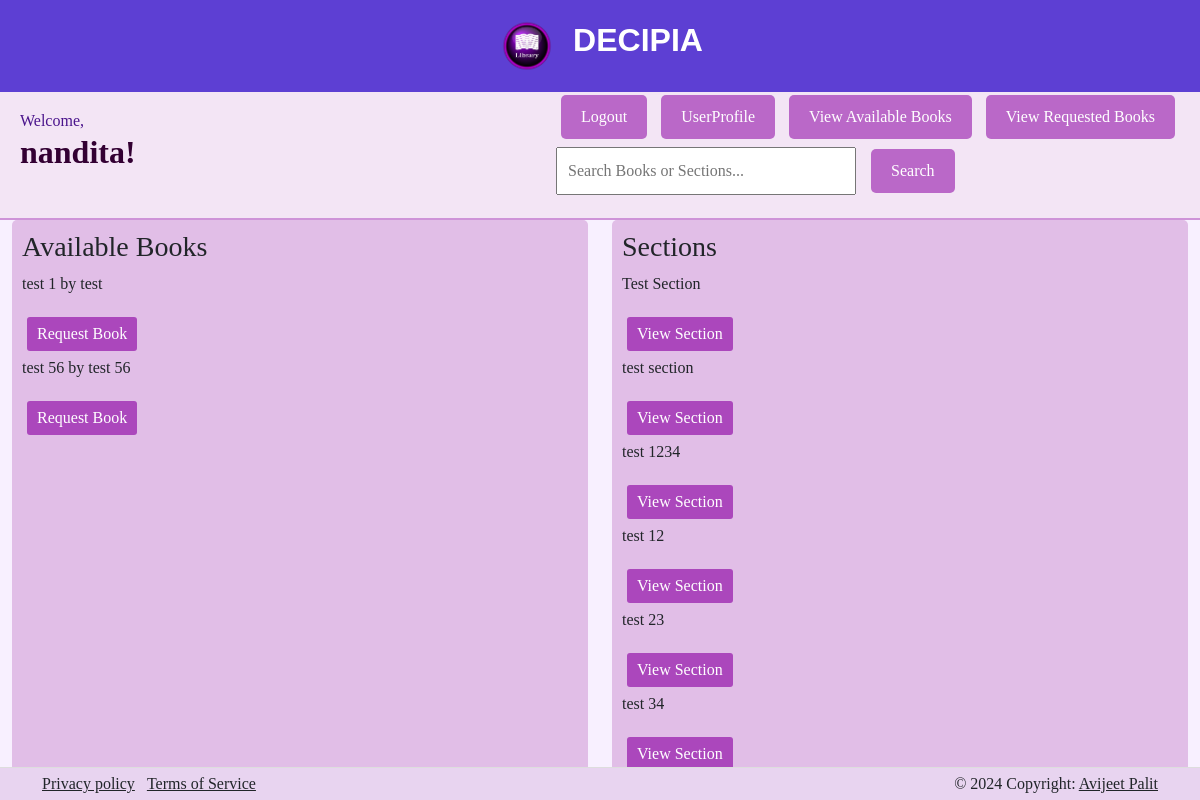
Screenshot of /userdashboard (signed in) with the database file from the repository.
### model.py (models this page shows, shortened)
class User(db.Model, UserMixin):
    id = db.Column(db.Integer, primary_key=True)
    username = db.Column(db.String(50), unique=True, nullable=False)
    email = db.Column(db.String(120), unique=True, nullable=False)
    password_hash = db.Column(db.String(100), nullable=False)
    roles = db.Column(db.String(100), nullable=False, default="user")
    feedbacks = db.relationship('Feedback', backref='user', lazy='dynamic', cascade="all, delete-orphan")
    requested_books = db.relationship('RequestedBook', back_populates='user', lazy=True, cascade="all, delete-orphan")
    @property
    def password(self):
        raise AttributeError("password: write-only field")

class Book(db.Model):
    id = db.Column(db.Integer, primary_key=True)
    title = db.Column(db.String(100), unique=True, nullable=False)
    author = db.Column(db.String(100), nullable=False)
    content = db.Column(db.Text, nullable=False)
    genre = db.Column(db.String(), nullable=True)
    releasedate = db.Column(db.DateTime, default=datetime.now(ist))
    price = db.Column(db.Integer, nullable=False)
    pdf = db.Column(db.String(511), nullable=True)
    section_id = db.Column(db.Integer, db.ForeignKey('section.id'), nullable=True)
    user_id = db.Column(db.Integer, db.ForeignKey('user.id'), nullable=True)
    requests = db.relationship('RequestedBook', backref='book', lazy='dynamic', cascade="all, delete-orphan")
    feedbacks = db.relationship('Feedback', backref='book', lazy='dynamic', cascade="all, delete-orphan")

class Section(db.Model):
    id = db.Column(db.Integer, primary_key=True)
    title = db.Column(db.String(100), nullable=False)
    description = db.Column(db.String(500))
    books = db.relationship('Book', backref='section', lazy='dynamic', cascade="all, delete-orphan")

### user.py (the view, shortened to what this page needs)
@user.route('/userdashboard', methods=['GET', 'POST'])
@login_required
def userdashboard():
    current_user_id = current_user.id
    user = current_user
    subquery = db.session.query(requestdata.book_id).filter(
        requestdata.user_id == current_user_id,
        or_(requestdata.requested == True, requestdata.is_issue == True)
    ).subquery()
    books = bookdata.query.outerjoin(subquery, bookdata.id == subquery.c.book_id).filter(
        subquery.c.book_id.is_(None)
    )
    sections = sectiondata.query.all()
    return render_template('userdashboard.html', user=user, sections=sections, books=books, search_query=search_query if request.method == 'POST' else "")

### model.py (called while the page is built)
@login_manager.user_loader
def load_user(user_id):
    return User.query.get(int(user_id))

### templates/userdashboard.html (shortened to what this page needs)
{% extends "base.html" %}
{% block body %}
    <div class="dashboard-header">
        <span>Welcome, <h1 class= "heading">{{ user.username }}! </h1> </span>
        <div>
            <button class="dashboard-button" onclick="location.href='{{ url_for('auth.logout') }}'">Logout</button>
            <button class="dashboard-button" onclick="location.href='{{ url_for('user.userprofile') }}'">UserProfile</button>
            <button class="dashboard-button" onclick="location.href='{{ url_for('user.availablebooks') }}'">View Available Books</button>
            <button class="dashboard-button" onclick="location.href='{{ url_for('user.requestedbooks') }}'">View Requested Books</button>
            <form class="search-bar" action="{{ url_for('user.userdashboard') }}" method="post">
                <input type="text" name="search_query" class="search-input" placeholder="Search Books or Sections...">
                <button type="submit" class="dashboard-button">Search</button>
            </form>
        </div>
    </div>
    <div class="content">
        <div class="book-list">
            <h3>Available Books</h3>
            {% for book in books %}
                <div>
                    <p>{{ book.title }} by {{ book.author }}</p>
                    <form action="{{ url_for('user.requestbook', book_id=book.id) }}" method="post">
                        <button type="submit" class="action-button">Request Book</button>
                    </form>
                </div>
            {% endfor %}
        </div>
        <div class="section-list">
            <h3>Sections</h3>
            {% for section in sections %}
                <div>
                    <p>{{ section.title }}</p>
                    <button class="action-button" onclick="location.href='{{ url_for('user.viewsection', section_id=section.id) }}'">View Section</button>
                </div>
            {% endfor %}
        </div>
    </div>
{% endblock %}

### rows the page displays
User: username "nandita"
Book: title "test 1", author "test"
Book: title "test 56", author "test 56"
Section: title "Test Section"
Section: title "test section"
Section: title "test 1234"
Section: title "test 12"
Section: title "test 23"
Section: title "test 34"
